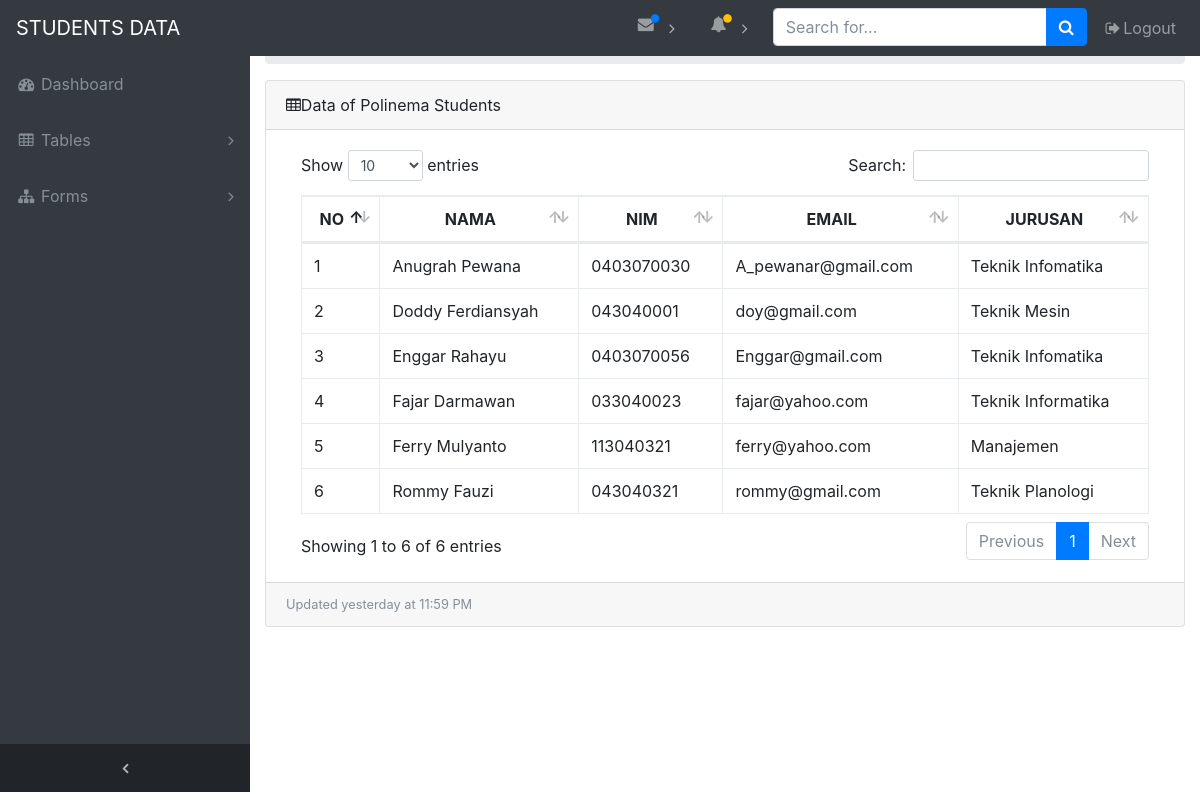
The app's page /utsweb/index.php/mahasiswa with its own data.
### tables this page shows
CREATE TABLE IF NOT EXISTS `mahasiswa` (
`id` int(11) NOT NULL,
  `nama` varchar(250) NOT NULL,
  `nim` varchar(20) NOT NULL,
  `email` varchar(250) DEFAULT NULL,
  `jurusan` varchar(64) NOT NULL
);

### utsweb/application/controllers/mahasiswa.php (called while the page is built, shortened)
<?php
class mahasiswa extends CI_Controller
{
	function __construct()
	{
		$this->load->model('mahasiswa_model');
		$this->load->library('form_validation');
	}
	public function index()
	{
		$data['title']='List Mahasiswa';
		$data['mahasiswa']= $this->mahasiswa_model->getAllmahasiswa();
		$this->load->view('content/mahasiswa_view', $data);
		$this->load->view('layout/navbar');
		$this->load->view('layout/header');
		$this->load->view('layout/footer');
	}
}
 ?>

### utsweb/index.php (called while the page is built, shortened)
<?php
require_once BASEPATH.'core/CodeIgniter.php';

### utsweb/application/models/mahasiswa_model.php (called while the page is built, shortened)
<?php
class mahasiswa_model extends CI_Model{
	public function getAllmahasiswa(){
		$query = $this->db->order_by('nama','ASC')->get('mahasiswa');
		return $query->result();
	}
}
?>

### utsweb/application/views/content/mahasiswa_view.php (the view)
<div class="content-wrapper">
   <div class="container-fluid">
     <ol class="breadcrumb">
       <li class="breadcrumb-item">
         <a href="#">Dashboard</a>
       </li>
       <li class="breadcrumb-item active"> Tables</li>
     </ol>
     <div class="card mb-3">
       <div class="card-header">
         <i class="fa fa-table"></i>Data of Polinema Students</div>
       <div class="card-body">
         <div class="table-responsive">
           <table class="table table-bordered" id="dataTable" width="100%" cellspacing="0">
             <thead>
               <tr>
                 <th style="text-align: center;">NO</th>
                 <th style="text-align: center;">NAMA</th>
                 <th style="text-align: center;">NIM</th>
                 <th style="text-align: center;">EMAIL</th>
                 <th style="text-align: center;">JURUSAN</th>
               </tr>
             </thead>
             <tbody>
                   <?php
                       $no = 1;
                       foreach($mahasiswa as $mhs){
                   ?>
                       <tr>
                           <td><?php echo $no++;?></td>
                           <td><?php echo $mhs->nama;?></td>
                           <td><?php echo $mhs->nim;?></td>
                           <td><?php echo $mhs->email;?></td>
                           <td><?php echo $mhs->jurusan;?></td>
                       </tr>
                   <?php }?>
             </tbody>
           </table>
         </div>
       </div>
       <div class="card-footer small text-muted">Updated yesterday at 11:59 PM</div>
     </div>
   </div>
   </div>

### utsweb/application/views/layout/navbar.php (shortened to what this page needs)
<nav class="navbar navbar-expand-lg navbar-dark bg-dark fixed-top" id="mainNav">
  <a class="navbar-brand" href="index.html">STUDENTS DATA</a>
  <div class="collapse navbar-collapse" id="navbarResponsive">
    <ul class="navbar-nav navbar-sidenav" id="exampleAccordion">
      <li class="nav-item" data-toggle="tooltip" data-placement="right" title="Dashboard">
        <a class="nav-link" href="<?php echo base_url('dashboard/index'); ?>">
          <i class="fa fa-fw fa-dashboard"></i>
          <span class="nav-link-text">Dashboard</span>
        </a>
      </li>
      <li class="nav-item" data-toggle="tooltip" data-placement="right" title="Tables">
        <a class="nav-link nav-link-collapse collapsed" data-toggle="collapse" href="#collapseComponents" data-parent="#exampleAccordion">
          <i class="fa fa-fw fa-table"></i>
          <span class="nav-link-text">Tables</span>
        </a>
      </li>
      <li class="nav-item" data-toggle="tooltip" data-placement="right" title="Menu Levels">
        <a class="nav-link nav-link-collapse collapsed" data-toggle="collapse" href="#collapseMulti" data-parent="#exampleAccordion">
          <i class="fa fa-fw fa-sitemap"></i>
          <span class="nav-link-text">Forms</span>
        </a>
          </li>
        </ul>
    <ul class="navbar-nav sidenav-toggler">
      <li class="nav-item">
        <a class="nav-link text-center" id="sidenavToggler">
          <i class="fa fa-fw fa-angle-left"></i>
        </a>
      </li>
    </ul>
    <ul class="navbar-nav ml-auto">
      <li class="nav-item dropdown">
        <a class="nav-link dropdown-toggle mr-lg-2" id="messagesDropdown" href="#" data-toggle="dropdown" aria-haspopup="true" aria-expanded="false">
          <i class="fa fa-fw fa-envelope"></i>
          <span class="indicator text-primary d-none d-lg-block">
            <i class="fa fa-fw fa-circle"></i>
          </span>
        </a>
      </li>
      <li class="nav-item dropdown">
        <a class="nav-link dropdown-toggle mr-lg-2" id="alertsDropdown" href="#" data-toggle="dropdown" aria-haspopup="true" aria-expanded="false">
          <i class="fa fa-fw fa-bell"></i>
          <span class="indicator text-warning d-none d-lg-block">
            <i class="fa fa-fw fa-circle"></i>
          </span>
        </a>
      </li>
      <li class="nav-item">
        <form class="form-inline my-2 my-lg-0 mr-lg-2">
          <div class="input-group">
            <input class="form-control" type="text" placeholder="Search for...">
            <span class="input-group-btn">
              <button class="btn btn-primary" type="button">
                <i class="fa fa-search"></i>
              </button>
            </span>
          </div>
        </form>
      </li>
      <li class="nav-item">
        <a class="nav-link" href="<?php echo base_url('login/logout'); ?>">
          <i class="fa fa-fw fa-sign-out"></i>Logout</a>
      </li>
    </ul>
  </div>
</nav>

### utsweb/application/views/layout/header.php (shortened to what this page needs)
<!DOCTYPE html>
<html lang="en">
<head>
  <link href="<?php echo base_url(); ?>assets/vendor/bootstrap/css/bootstrap.min.css" rel="stylesheet">
  <link href="<?php echo base_url(); ?>assets/vendor/font-awesome/css/font-awesome.min.css" rel="stylesheet" type="text/css">
  <link href="<?php echo base_url(); ?>assets/vendor/datatables/dataTables.bootstrap4.css" rel="stylesheet">
  <link href="<?php echo base_url(); ?>assets/css/sb-admin.css" rel="stylesheet">
</head>

### utsweb/application/views/layout/footer.php (shortened to what this page needs)
</body>
</html>

### utsweb/assets/css/sb-admin.css (style rules this page uses)
html { position: relative; min-height: 100%; }
.content-wrapper { min-height: calc(100vh - 56px); padding-top: 1rem; }
#mainNav .navbar-collapse { overflow: auto; max-height: 75vh; }
#mainNav .navbar-collapse .navbar-nav .nav-item .nav-link { cursor: pointer; }
#mainNav .navbar-collapse .navbar-sidenav .nav-link-collapse:after { float: right; content: '\f107'; font-family: 'FontAwesome'; }
#mainNav .navbar-collapse .navbar-sidenav .nav-link-collapse.collapsed:after { content: '\f105'; }
#mainNav .navbar-collapse .sidenav-toggler { display: none; }
#mainNav .navbar-collapse .navbar-nav > .nav-item.dropdown > .nav-link { position: relative; min-width: 45px; }
#mainNav .navbar-collapse .navbar-nav > .nav-item.dropdown > .nav-link:after { float: right; width: auto; content: '\f105'; border: none; font-family: 'FontAwesome'; }
#mainNav .navbar-collapse .navbar-nav > .nav-item.dropdown > .nav-link .indicator { position: absolute; top: 5px; left: 21px; font-size: 10px; }
@media (min-width: 992px) { #mainNav .navbar-brand { width: 250px; } }
@media (min-width: 992px) { #mainNav .navbar-collapse { overflow: visible; max-height: none; } }
@media (min-width: 992px) { #mainNav .navbar-collapse .navbar-sidenav { position: absolute; top: 0; left: 0; overflow-x: hidden; overflow-y: auto; -webkit-flex-direction: column; -ms-flex-direction: column; flex-direction: column; margin-top: 56px; } }
@media (min-width: 992px) { #mainNav .navbar-collapse .navbar-sidenav > .nav-item { width: 250px; padding: 0; } }
@media (min-width: 992px) { #mainNav .navbar-collapse .navbar-sidenav > .nav-item > .nav-link { padding: 1em; } }
@media (min-width: 992px) { #mainNav .navbar-collapse .navbar-nav > .nav-item.dropdown > .nav-link { min-width: 0; } }
@media (min-width: 992px) { #mainNav .navbar-collapse .navbar-nav > .nav-item.dropdown > .nav-link:after { width: 24px; text-align: center; } }
#mainNav.fixed-top .sidenav-toggler { display: none; }
@media (min-width: 992px) { #mainNav.fixed-top .navbar-sidenav { height: calc(100vh - 112px); } }
@media (min-width: 992px) { #mainNav.fixed-top .sidenav-toggler { position: absolute; top: 0; left: 0; display: flex; overflow-x: hidden; overflow-y: auto; -webkit-flex-direction: column; -ms-flex-direction: column; flex-direction: column; margin-top: calc(100vh - 56px); } }
@media (min-width: 992px) { #mainNav.fixed-top .sidenav-toggler > .nav-item { width: 250px; padding: 0; } }
@media (min-width: 992px) { #mainNav.fixed-top .sidenav-toggler > .nav-item > .nav-link { padding: 1em; } }
#mainNav.fixed-top.navbar-dark .sidenav-toggler { background-color: #212529; }
#mainNav.fixed-top.navbar-dark .sidenav-toggler a i { color: #adb5bd; }
.content-wrapper { overflow-x: hidden; background: white; }
@media (min-width: 992px) { .content-wrapper { margin-left: 250px; } }
#sidenavToggler i { font-weight: 800; }
#mainNav.navbar-dark .navbar-collapse .navbar-sidenav .nav-link-collapse:after { color: #868e96; }
#mainNav.navbar-dark .navbar-collapse .navbar-sidenav > .nav-item > .nav-link { color: #868e96; }
#mainNav.navbar-dark .navbar-collapse .navbar-nav > .nav-item.dropdown > .nav-link:after { color: #adb5bd; }
@media (min-width: 992px) { #mainNav.navbar-dark .navbar-collapse .navbar-sidenav { background: #343a40; } }

### records on screen
mahasiswa: nama "Anugrah Pewana", nim "0403070030", email "A_pewanar@gmail.com", jurusan "Teknik Infomatika"
mahasiswa: nama "Doddy Ferdiansyah", nim "043040001", email "doy@gmail.com", jurusan "Teknik Mesin"
mahasiswa: nama "Enggar Rahayu", nim "0403070056", email "Enggar@gmail.com", jurusan "Teknik Infomatika"
mahasiswa: nama "Fajar Darmawan", nim "033040023", email "fajar@yahoo.com", jurusan "Teknik Informatika"
mahasiswa: nama "Ferry Mulyanto", nim "113040321", email "ferry@yahoo.com", jurusan "Manajemen"
mahasiswa: nama "Rommy Fauzi", nim "043040321", email "rommy@gmail.com", jurusan "Teknik Planologi"
